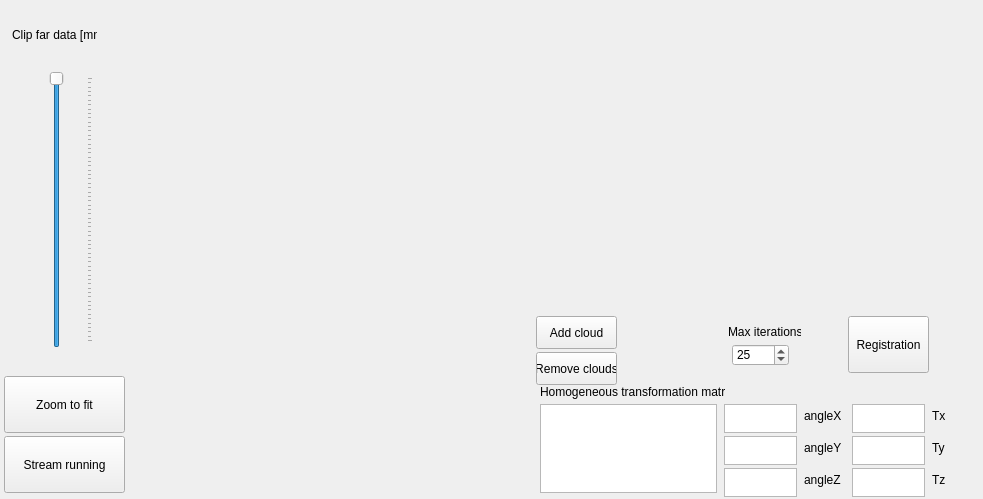
<?xml version="1.0" encoding="UTF-8"?>
<ui version="4.0">
 <class>KinectViewer</class>
 <widget class="QMainWindow" name="KinectViewer">
  <property name="geometry">
   <rect>
    <x>0</x>
    <y>0</y>
    <width>983</width>
    <height>499</height>
   </rect>
  </property>
  <property name="minimumSize">
   <size>
    <width>0</width>
    <height>0</height>
   </size>
  </property>
  <property name="maximumSize">
   <size>
    <width>5000</width>
    <height>5000</height>
   </size>
  </property>
  <property name="windowTitle">
   <string>KinectViewer</string>
  </property>
  <property name="autoFillBackground">
   <bool>true</bool>
  </property>
  <widget class="QWidget" name="centralwidget">
   <widget class="QVTKWidget" name="qvtkWidget" native="true">
    <property name="geometry">
     <rect>
      <x>136</x>
      <y>10</y>
      <width>400</width>
      <height>300</height>
     </rect>
    </property>
    <property name="autoFillBackground">
     <bool>true</bool>
    </property>
   </widget>
   <widget class="QPushButton" name="btnStopStream">
    <property name="geometry">
     <rect>
      <x>4</x>
      <y>436</y>
      <width>121</width>
      <height>57</height>
     </rect>
    </property>
    <property name="text">
     <string>Stream running</string>
    </property>
    <property name="checkable">
     <bool>true</bool>
    </property>
   </widget>
   <widget class="QPushButton" name="btnResetCamera">
    <property name="geometry">
     <rect>
      <x>4</x>
      <y>376</y>
      <width>121</width>
      <height>57</height>
     </rect>
    </property>
    <property name="text">
     <string>Zoom to fit</string>
    </property>
   </widget>
   <widget class="QSlider" name="sldClipDistance">
    <property name="geometry">
     <rect>
      <x>28</x>
      <y>71</y>
      <width>65</width>
      <height>277</height>
     </rect>
    </property>
    <property name="maximum">
     <number>3000</number>
    </property>
    <property name="singleStep">
     <number>50</number>
    </property>
    <property name="sliderPosition">
     <number>3000</number>
    </property>
    <property name="orientation">
     <enum>Qt::Vertical</enum>
    </property>
    <property name="tickPosition">
     <enum>QSlider::TicksBelow</enum>
    </property>
    <property name="tickInterval">
     <number>50</number>
    </property>
   </widget>
   <widget class="QLabel" name="lblClipDistance">
    <property name="geometry">
     <rect>
      <x>12</x>
      <y>8</y>
      <width>85</width>
      <height>53</height>
     </rect>
    </property>
    <property name="text">
     <string>Clip far data [mm]</string>
    </property>
   </widget>
   <widget class="QVTKWidget" name="qvtkWidgetRegistration" native="true">
    <property name="geometry">
     <rect>
      <x>540</x>
      <y>10</y>
      <width>400</width>
      <height>300</height>
     </rect>
    </property>
    <property name="autoFillBackground">
     <bool>true</bool>
    </property>
   </widget>
   <widget class="QPushButton" name="btnAddCloud">
    <property name="geometry">
     <rect>
      <x>536</x>
      <y>316</y>
      <width>81</width>
      <height>33</height>
     </rect>
    </property>
    <property name="text">
     <string>Add cloud</string>
    </property>
   </widget>
   <widget class="QPushButton" name="btnRemoveCloud">
    <property name="geometry">
     <rect>
      <x>536</x>
      <y>352</y>
      <width>81</width>
      <height>33</height>
     </rect>
    </property>
    <property name="text">
     <string>Remove clouds</string>
    </property>
   </widget>
   <widget class="QDoubleSpinBox" name="boxMaxIterations">
    <property name="geometry">
     <rect>
      <x>732</x>
      <y>344</y>
      <width>57</width>
      <height>22</height>
     </rect>
    </property>
    <property name="decimals">
     <number>0</number>
    </property>
    <property name="maximum">
     <double>150.000000000000000</double>
    </property>
    <property name="value">
     <double>25.000000000000000</double>
    </property>
   </widget>
   <widget class="QPushButton" name="btnRegistration">
    <property name="geometry">
     <rect>
      <x>848</x>
      <y>316</y>
      <width>81</width>
      <height>57</height>
     </rect>
    </property>
    <property name="text">
     <string>Registration</string>
    </property>
   </widget>
   <widget class="QLabel" name="label_2">
    <property name="geometry">
     <rect>
      <x>728</x>
      <y>324</y>
      <width>73</width>
      <height>16</height>
     </rect>
    </property>
    <property name="text">
     <string>Max iterations</string>
    </property>
   </widget>
   <widget class="QPlainTextEdit" name="txtTransformation">
    <property name="geometry">
     <rect>
      <x>540</x>
      <y>404</y>
      <width>177</width>
      <height>89</height>
     </rect>
    </property>
   </widget>
   <widget class="QLabel" name="label_3">
    <property name="geometry">
     <rect>
      <x>540</x>
      <y>384</y>
      <width>185</width>
      <height>16</height>
     </rect>
    </property>
    <property name="text">
     <string>Homogeneous transformation matrix</string>
    </property>
   </widget>
   <widget class="QPlainTextEdit" name="txtAngleX">
    <property name="geometry">
     <rect>
      <x>724</x>
      <y>404</y>
      <width>73</width>
      <height>29</height>
     </rect>
    </property>
   </widget>
   <widget class="QPlainTextEdit" name="txtAngleY">
    <property name="geometry">
     <rect>
      <x>724</x>
      <y>436</y>
      <width>73</width>
      <height>29</height>
     </rect>
    </property>
   </widget>
   <widget class="QPlainTextEdit" name="txtAngleZ">
    <property name="geometry">
     <rect>
      <x>724</x>
      <y>468</y>
      <width>73</width>
      <height>29</height>
     </rect>
    </property>
   </widget>
   <widget class="QLabel" name="label_4">
    <property name="geometry">
     <rect>
      <x>804</x>
      <y>408</y>
      <width>37</width>
      <height>16</height>
     </rect>
    </property>
    <property name="text">
     <string>angleX</string>
    </property>
   </widget>
   <widget class="QLabel" name="label_5">
    <property name="geometry">
     <rect>
      <x>804</x>
      <y>440</y>
      <width>37</width>
      <height>16</height>
     </rect>
    </property>
    <property name="text">
     <string>angleY</string>
    </property>
   </widget>
   <widget class="QLabel" name="label_6">
    <property name="geometry">
     <rect>
      <x>804</x>
      <y>472</y>
      <width>37</width>
      <height>16</height>
     </rect>
    </property>
    <property name="text">
     <string>angleZ</string>
    </property>
   </widget>
   <widget class="QPlainTextEdit" name="txtTx">
    <property name="geometry">
     <rect>
      <x>852</x>
      <y>404</y>
      <width>73</width>
      <height>29</height>
     </rect>
    </property>
   </widget>
   <widget class="QPlainTextEdit" name="txtTy">
    <property name="geometry">
     <rect>
      <x>852</x>
      <y>436</y>
      <width>73</width>
      <height>29</height>
     </rect>
    </property>
   </widget>
   <widget class="QPlainTextEdit" name="txtTz">
    <property name="geometry">
     <rect>
      <x>852</x>
      <y>468</y>
      <width>73</width>
      <height>29</height>
     </rect>
    </property>
   </widget>
   <widget class="QLabel" name="label_7">
    <property name="geometry">
     <rect>
      <x>932</x>
      <y>472</y>
      <width>37</width>
      <height>16</height>
     </rect>
    </property>
    <property name="text">
     <string>Tz</string>
    </property>
   </widget>
   <widget class="QLabel" name="label_8">
    <property name="geometry">
     <rect>
      <x>932</x>
      <y>408</y>
      <width>37</width>
      <height>16</height>
     </rect>
    </property>
    <property name="text">
     <string>Tx</string>
    </property>
   </widget>
   <widget class="QLabel" name="label_9">
    <property name="geometry">
     <rect>
      <x>932</x>
      <y>440</y>
      <width>37</width>
      <height>16</height>
     </rect>
    </property>
    <property name="text">
     <string>Ty</string>
    </property>
   </widget>
  </widget>
 </widget>
 <customwidgets>
  <customwidget>
   <class>QVTKWidget</class>
   <extends>QWidget</extends>
   <header>QVTKWidget.h</header>
  </customwidget>
 </customwidgets>
 <resources/>
 <connections/>
</ui>
